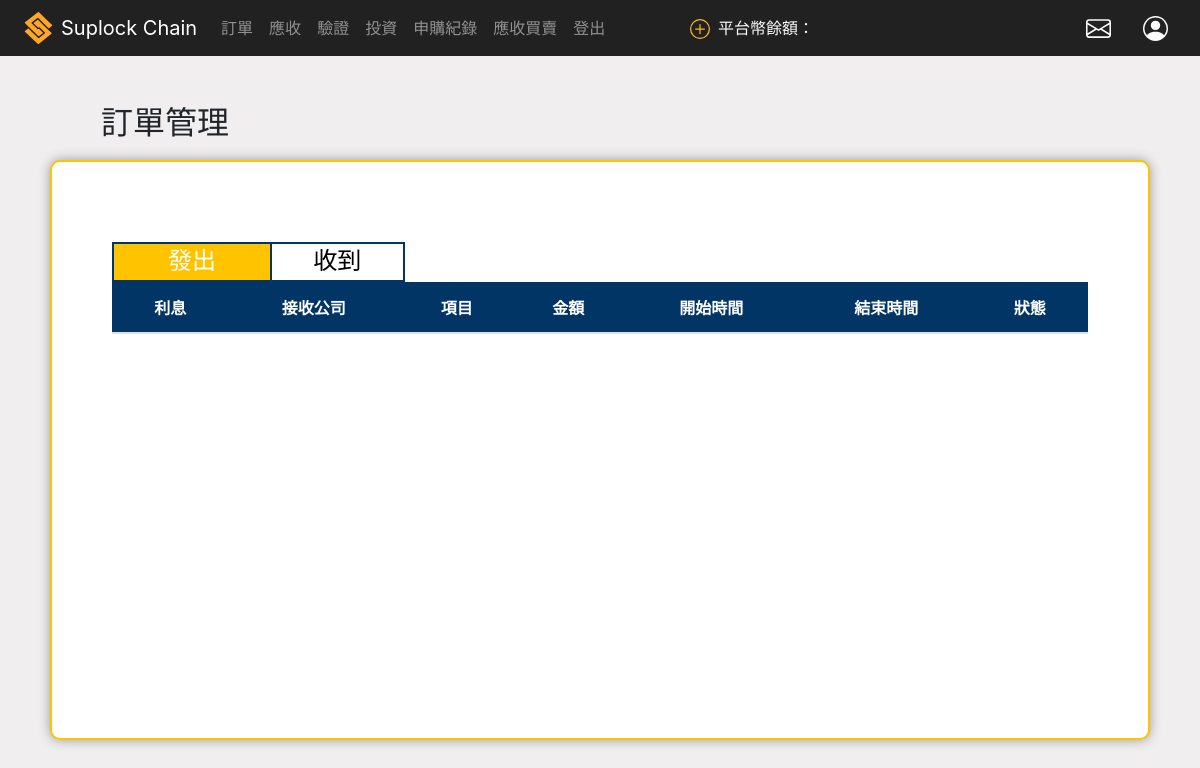
Page /company_orders/ (signed in) on the earlier database version.
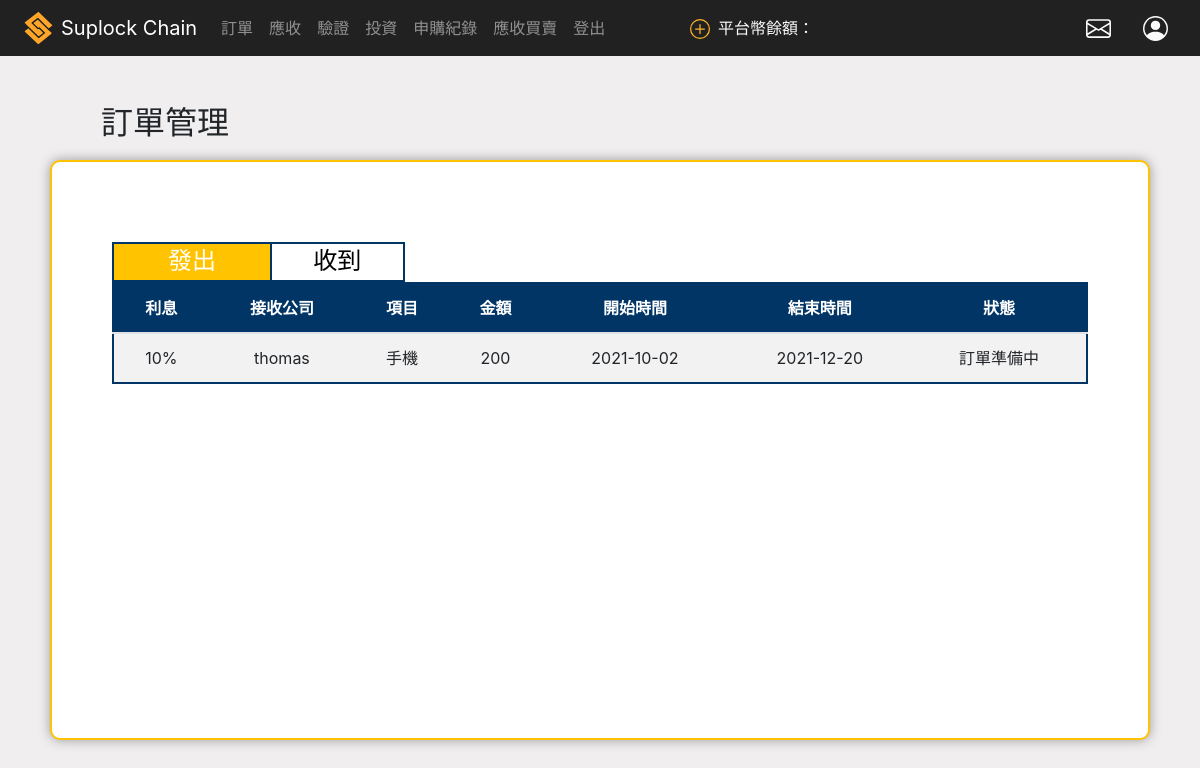
Same page on the later database version.
### core/models.py (models this page shows)
class Company_orders(models.Model):
    send_company = models.ForeignKey(Company,on_delete=models.CASCADE ,related_name='send_company') ## 一個發出Company 對多 orders
    receive_compamy = models.ForeignKey(Company,on_delete=models.CASCADE ,related_name='receive_comapny') ## 一個接收Company 對多 orders
    product  = models.CharField(max_length=40) ##訂單項目
    price = models.IntegerField(null=True, blank=True) ##訂單價格
    start_date = models.DateField(auto_now_add = True ,null=True) ## 發起時間
    end_date = models.DateField() ## 結束時間
    state = models.IntegerField(choices=STATE_CHOICES, default=1) ##狀態
    rate = models.IntegerField(choices=RATE_CHOICES, null=True,  blank=True) ##利息
    transactionHash = models.CharField(max_length=66, null=True, blank=True)
    quantity = models.IntegerField(null=True, blank = True) ##數量 onlyfor 驗證
    class_type = models.IntegerField(choices=CLASS_CHOICES_2000, null=True, blank=True) ##tokenB (應收, 訂單, 移轉, 貸款)

class Company(models.Model):
    user = models.OneToOneField(User, on_delete=models.CASCADE) ## user foriegn key
    uni_num = models.CharField(max_length=100) ##統一編號
    public_address = models.CharField(max_length=42) ##公鑰
    core = models.BooleanField() #是否為核心企業
    amount_a = models.DecimalField(max_digits=12, decimal_places=1, null=True) #核心企業token_A數量
    amount_865 = models.DecimalField(max_digits=12, decimal_places=0, null=True) #核心企業平台幣數量
    create_time = models.DateTimeField(auto_now_add= True) #進入時間
    contract_address = models.CharField(max_length=42,null=True,blank=True) ##合約地址
    company_type = models.CharField(max_length=42,null=True,blank=True) #行業別
    capital = models.DecimalField(max_digits=12, decimal_places=0, null=True) #資本額
    chairman = models.CharField(max_length=42,null=True,blank=True) #董事長
    company_location =  models.CharField(max_length=42,null=True,blank=True) #公司地址
    supervisor = models.CharField(max_length=42,null=True,blank=True) #登記機關
    establish_date = models.CharField(max_length=42,null=True,blank=True) #成立日期
    responsible_person = models.CharField(max_length=42,null=True,blank=True) #負責人
    image = models.ImageField(upload_to='static/image/', blank=True, null=True)  ##logo

### core/views.py (the view, shortened to what this page needs)
# urls.py: path('company_orders/',views.company_order.as_view(), name='company_orders'),
@method_decorator(login_required, name='dispatch')
class company_order(generic.ListView):
    model = Company_orders
    template_name = 'company_orders.html'
    context_object_name = 'orders'
    paginate_by = 6
    def get_queryset(self):
        user = self.request.user
        company = Company.objects.filter(user = user)[0]
        return  company.send_company.filter(Q(state = 1)|Q(state = 2)|Q(state = 3))
    def get_context_data(self, **kwargs):
        form = set_order_rate()
        company_addr_dict = {}
        rec_com_list = []
        context =  super(company_order,self).get_context_data(**kwargs)
        user = self.request.user
        company = Company.objects.filter(user = user)[0]
        all_company = company.send_company.all()
        for rec_com in all_company:
            rec_com_list.append(rec_com.receive_compamy)
        for c in rec_com_list:
            company_addr_dict[c.user.username] = c.public_address
        context['company_addr_dict'] = json.dumps(company_addr_dict)
        context['form'] = form
        return context

### core/forms.py
class set_order_rate(forms.Form):
    orders_id = forms.CharField()
    rec_company_name = forms.CharField()
    rec_com_address = forms.CharField()
    rate = forms.ChoiceField(choices = RATE_CHOICES ,widget = forms.Select ,required=True)

### core/templatetags/auth_extras.py (called while the page is built)
@register.filter(name='has_group')
def has_group(user, group_name):
    return user.groups.filter(name=group_name).exists()

### core/templates/company_orders.html (shortened to what this page needs)
<!DOCTYPE html>
<html lang="en">
<head>
    {% include 'nav_login.html' %}
    {% load static %}
    <link rel="stylesheet" href="{%static 'css/company_orders.css' %}">
</head>
<body>
<main class="main_content" id = 'fade_out'>
    <div class='content_title'>
        <h2>訂單管理</h2>
    </div>
    <div class="outer">
        <div class="table_above_tag">
            <div class='send_btn' id='clicked_1'>
                <h2 class="send_order" >發出</h2>
            </div>
            <a class='recieve_btn' id= 'clicked_2' href="{% url 'company_orders_rec' %}">
                <h2 class="send_order" >收到</h2>
            </a>
        </div>
        <div class="ordersTable" id="sendOrder">
            <table class="table table-striped">
                <thead>
                    <tr>
                        <th>利息</th>
                        <th>接收公司</th>
                        <th>項目</th>
                        <th>金額</th>
                        <th>開始時間</th>
                        <th>結束時間</th>
                        <th>狀態</th>
                    </tr>
                </thead>
                <tbody>
                    {% for order in orders %}
                    <tr name = 'make_id' onclick=" pop_set_rate()" >
                        {% if not order.state == 1  %}
                        <td name = 'percent'>{{ order.get_rate_display }}</td>
                        {% else %}
                        <td name = 'percent'>未設定</td>
                        {% endif %}
                        <td name= 'to_id' >{{order.receive_compamy.user}}</td>
                        <td >{{order.product}}</td>
                        <td>{{order.price}}</td>
                        <td>{{order.start_date|date:'Y-m-d'}}</td>
                        <td>{{order.end_date|date:'Y-m-d'}}</td>
                        <td name = 'state' >{{ order.get_state_display }}</td>
                    </tr>
                    {% endfor %}
                </tbody>
            </table>
        </div>
    </div>
</main>
</body>
</html>

Differences in the rows shown:
added Company_orders: rate "10%", receive_compamy.user "thomas", product "手機", price "200", start_date "2021-10-02", end_date "2021-12-20", state "訂單準備中"
